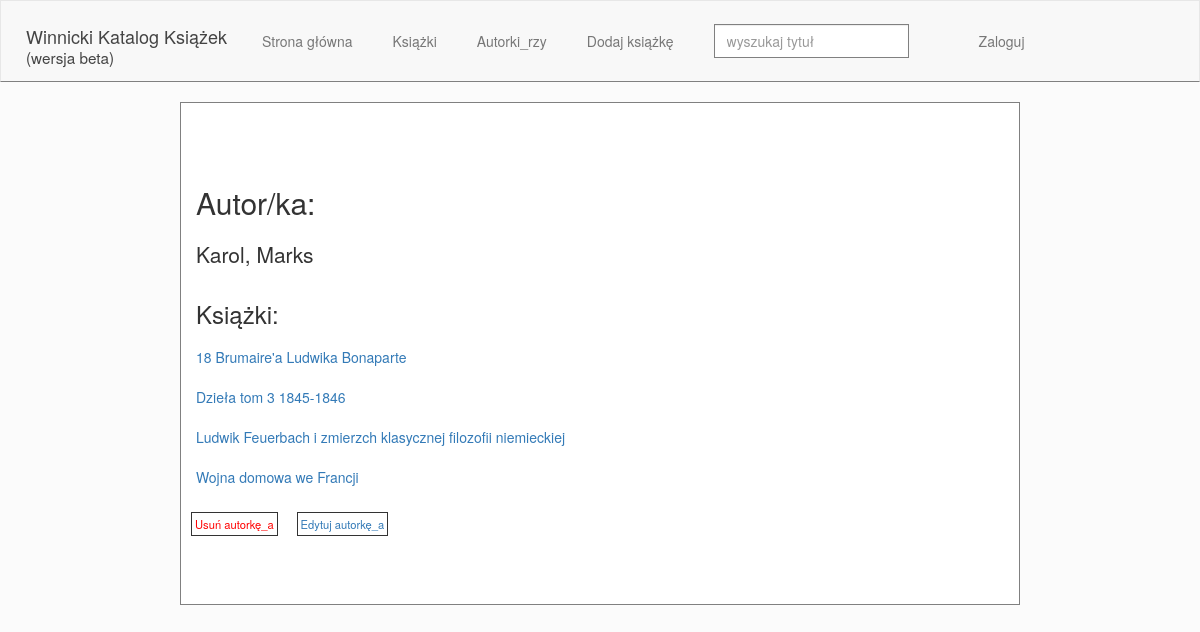
The page /catalog/autor/68 on the database its author committed.
### catalog/models.py (models this page shows, shortened)
class Author(models.Model):
	first_name=models.CharField('Imię', max_length=50,
	 							help_text="wpisz Imę autorki/a")
	last_name=models.CharField('Nazwisko', max_length=50,
	 							help_text="wpisz nazwisko autorki/a")
	class Meta:
		verbose_name_plural="Autor_ka"
		verbose_name_plural="Autorki_rzy"

class Book(models.Model):
	title=models.CharField('Tytuł', max_length=200, help_text="Wpisz tytuł")
	author=models.ManyToManyField('Author', help_text="Dodaj autora/kę")
	translator=models.ManyToManyField('Translator',
										blank=True,
										help_text="Dodaj tłumaczcza/kę")
	published=models.CharField('Data wydania', max_length=10,
								 help_text="Wpisz datę publikacji")
	isbn=models.CharField('ISBN', max_length=13,
							help_text="wpisz ISBN (13cyfr)", blank=True)
	publisher=models.CharField('Wydawca', max_length=100,
								help_text="Wpisz wydawcę")
	language=models.ManyToManyField('Language',
									blank=True,
									help_text="Wybierz język")
	category=models.ManyToManyField('Category', default="---",
									blank=True,
									help_text="wybierz kategorię")
	place=models.ForeignKey('Regal', blank=True, on_delete=models.SET_NULL,
							null=True, help_text='Podaj regał')
	shelf=models.CharField('Półka', max_length=10, blank=True, help_text='półka')
	class Meta:
		verbose_name="Książka"
		verbose_name_plural="Książki"
		ordering=["title"]
	def get_absolute_url(self):
		return reverse('book-detail', args=[str(self.id)])
	def display_category(self):
		return ', '.join(category.name
						for category in self.category.all())
	display_category.short_description="Kategorie"
	def display_language(self):
		return ','.join(language.name for language in self.language.all())
	display_language.short_description="Języki"
	def display_author(self):
		return '; '.join(author.last_name+", "+author.first_name[0]+"."
						for author in self.author.all())
	display_author.short_description="autorki/rzy"

### catalog/views.py (the view)
# urls.py: url(r'^autor/(?P<pk>\d+)$', views.AuthorDetailView.as_view(),
class AuthorDetailView(generic.DetailView):
	model=Author

### catalog/templates/catalog/author_detail.html
{% extends "base_generic.html" %}
{% block content %}
<section class="details">
<div class="row author-detail-name">
<h2>Autor/ka:</h2>
</div>
<div class="row author-detail-box">
<div class="col span-1-of-2">
<p> {{author.first_name}}, {{author.last_name}}</p>
</div>
<div class= "col span-1-of-2">
<h3>Książki:</h3>
{% for book in author.book_set.all %}
<ul class="book-author-details">
<li >
<a href="{{book.get_absolute_url}}">{{book.title}}</a>
</li>
</ul>
{% endfor %}
</div>
<div class="detail-buttons">
  <ul>
    <li>
<a class="red" href="{% url 'author-delete' pk=author.id %}"> Usuń autorkę_a </a>
    </li>
    <li>
      <a  href="{% url 'author-update' pk=author.id %}"> Edytuj autorkę_a </a>
    </li>
  </ul>
</div>
</div>
</section>
{% endblock %}

### catalog/static/css/style.css (style rules this page uses)
* { margin:0; padding:0; }
body { background-color: #fbfbfb; }
html { background-color: #fbfbfb; color:#333; font-family: 'Lato', 'Arial', sans-serif; font-size:20px; text-rendering:optimizeLegibility; }
h1, h2, h3 { padding: 5px; }
ul { list-style: none; }
li { padding:5px; }
p { padding:5px; line-height: 1.5; }
.detail-buttons { color: grey; margin-top: 20px; }
.detail-buttons ul li { display: inline-block; margin-right: 15px; background-color: #fff; color: #555; display: inline-block; border: 1px solid #333; padding: 3px; font-size: 80% }
.author-detail-box { width:70%; }
.book-author-details li { margin-bottom: 10px; }
.red { color: red; }

### rows shown on the page
Author: first_name "Karol", last_name "Marks"
Book: title "18 Brumaire'a Ludwika Bonaparte"
Book: title "Dzieła tom 3 1845-1846"
Book: title "Ludwik Feuerbach i zmierzch klasycznej filozofii niemieckiej"
Book: title "Wojna domowa we Francji"
